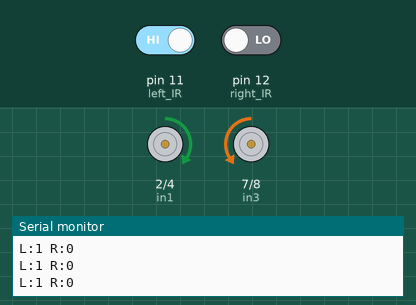
The sketch below on a simulated Arduino Uno, built with avr-gcc and run on an emulated ATmega328P. Shown: motor-driver pin pairs drawn as motors (green arrow = first pin HIGH = forward, orange = second pin HIGH = backward, longer = more drive, scaled by the enable pin), the last lines printed to the serial monitor. Inputs (shaded band) come from the test bench; at power-on: pin 11 (left_IR) HIGH, pin 12 (right_IR) LOW.

Above: at 1.2 s.
1.3 s: pin 11 (left_IR) driven LOW
At 2.5 s:
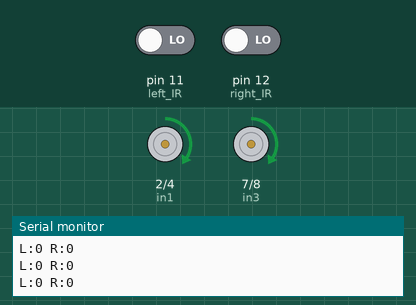
2.8 s: pin 12 (right_IR) driven HIGH
At 3.7 s:
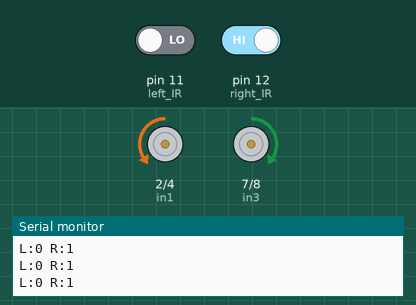
4.3 s: pin 11 (left_IR) driven HIGH
At 4.8 s:
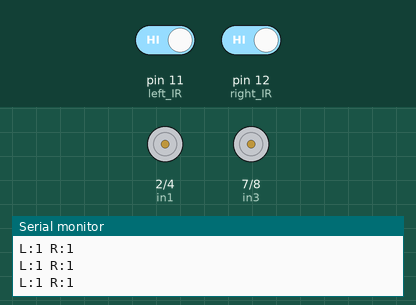
5.8 s: pin 12 (right_IR) driven LOW
At 7.0 s:
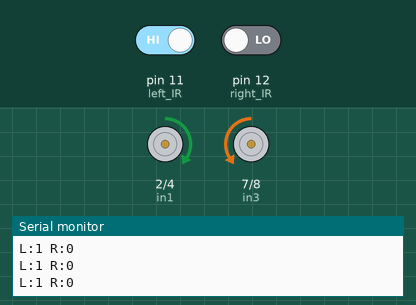
Timing chart, 0 to 8.8 s (numbered marks = the images above; inputs shaded):
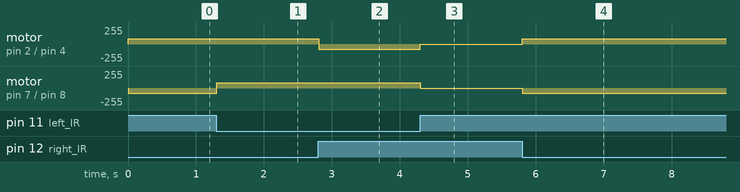

The sketch:

line_follower.ino
```cpp
// ── Motor Driver Pins ──────────────────────────────────
int in1 = 2;
int in2 = 4;
int in3 = 7;
int in4 = 8;

int enA = 9;
int enB = 10;

// ── IR Sensor Pins ─────────────────────────────────────

int left_IR  = 11;
int right_IR = 12;

// ── Speed ──────────────────────────────────────────────
int motorSpeed = 77;

// IR sensor logic:
// LOW  == WHITE surface detected (off the line)
// HIGH == BLACK surface detected (on the line)

void setup() {
  Serial.begin(9600);

  pinMode(enA, OUTPUT);
  pinMode(enB, OUTPUT);
  pinMode(in1, OUTPUT);
  pinMode(in2, OUTPUT);
  pinMode(in3, OUTPUT);
  pinMode(in4, OUTPUT);

  pinMode(left_IR,  INPUT);
  pinMode(right_IR, INPUT);


}

void loop() {
  int leftVal  = digitalRead(left_IR);
  int rightVal = digitalRead(right_IR);

  if (leftVal == LOW && rightVal == LOW) {
    moveForward();
  }
  else if (leftVal == HIGH && rightVal == LOW) {
    moveLeft();
  }
  else if (leftVal == LOW && rightVal == HIGH) {
    moveRight();
  }
  else if (leftVal == HIGH && rightVal == HIGH) {
    stop();
  }

  Serial.print("L:"); Serial.print(leftVal);
  Serial.print(" R:"); Serial.println(rightVal);
}

void moveForward() {
  analogWrite(enA, motorSpeed);   // speed set here
  analogWrite(enB, motorSpeed);
  digitalWrite(in1, HIGH);
  digitalWrite(in2, LOW);
  digitalWrite(in3, HIGH);
  digitalWrite(in4, LOW);
}

void moveRight() {
  analogWrite(enA, motorSpeed);
  analogWrite(enB, motorSpeed);
  // Right motor reverse
  digitalWrite(in1, LOW);
  digitalWrite(in2, HIGH);
  // Left motor forward
  digitalWrite(in3, HIGH);
  digitalWrite(in4, LOW);
}

void moveLeft() {
  analogWrite(enA, motorSpeed);
  analogWrite(enB, motorSpeed);
  // Right motor forward
  digitalWrite(in1, HIGH);
  digitalWrite(in2, LOW);
  // Left motor reverse
  digitalWrite(in3, LOW);
  digitalWrite(in4, HIGH);
}

void stop() {
  //write 0 to enable pins so motors fully stop
  analogWrite(enA, 0);
  analogWrite(enB, 0);
  digitalWrite(in1, LOW);
  digitalWrite(in2, LOW);
  digitalWrite(in3, LOW);
  digitalWrite(in4, LOW);
}
```

Measured:
- after the input at 1.3 s, motor on pin 7 (in3) / pin 8 (in4): backward 77/255 → forward 77/255 at once
- after the input at 2.8 s, motor on pin 2 (in1) / pin 4 (in2): forward 77/255 → backward 77/255 at once
- after the input at 4.3 s, motor on pin 2 (in1) / pin 4 (in2): backward 77/255 → stopped at once; motor on pin 7 (in3) / pin 8 (in4): forward 77/255 → stopped at once
- after the input at 5.8 s, motor on pin 2 (in1) / pin 4 (in2): stopped → forward 77/255 at once; motor on pin 7 (in3) / pin 8 (in4): stopped → backward 77/255 at once
